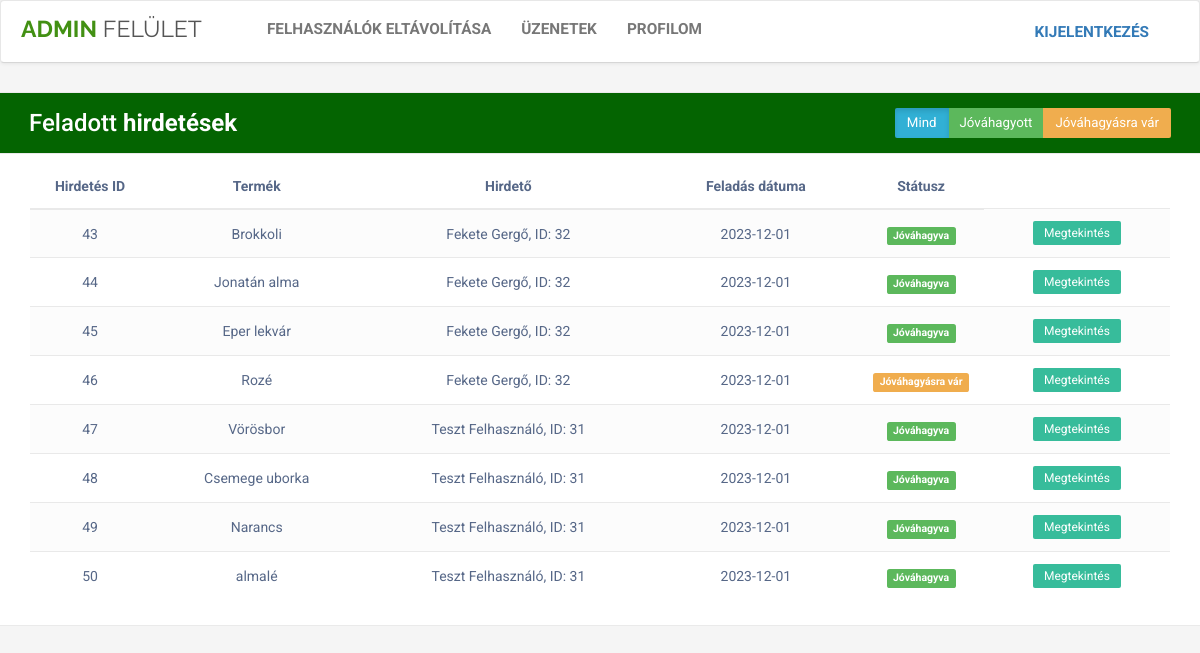
The app's page /admin/adminkezdolap.php (signed in) with its own data.
### tables this page shows
CREATE TABLE `termekek` (
  `termek_id` int(11) NOT NULL,
  `kategoria_id` int(11) NOT NULL,
  `hirdeto_id` int(11) NOT NULL,
  `nev` varchar(30) NOT NULL,
  `leiras` text NOT NULL,
  `mennyiseg` int(11) NOT NULL,
  `ar` int(11) NOT NULL,
  `kep_id` int(11) NOT NULL,
  `feltoltes_date` date NOT NULL,
  `jovahagyva` tinyint(1) DEFAULT 0,
  `jelentve` tinyint(1) DEFAULT 0,
  `torolve` tinyint(1) DEFAULT 0
);

CREATE TABLE `user` (
  `user_id` int(11) NOT NULL,
  `lname` varchar(32) NOT NULL,
  `fname` varchar(32) NOT NULL,
  `username` varchar(32) NOT NULL,
  `email` varchar(64) NOT NULL,
  `password` varchar(32) NOT NULL,
  `admine` tinyint(1) DEFAULT 0
);

### admin/adminkezdolap.php (the view, shortened to what this page needs)
<?php
include('../connect.php');
$termekek = mysqli_query($connect, "SELECT * FROM termekek WHERE torolve = '0' ORDER BY feltoltes_date DESC");
?>
<!DOCTYPE html>
<html lang="en">
<head>
    <link rel="stylesheet" href="https://maxcdn.bootstrapcdn.com/font-awesome/4.7.0/css/font-awesome.min.css">
    <link rel="stylesheet" href="https://maxcdn.bootstrapcdn.com/bootstrap/3.3.7/css/bootstrap.min.css">
</head>
<body>
    <nav class="navbar navbar-default navbar-expand-lg navbar-light">
        <div class="navbar-header">
            <a class="navbar-brand" href="../admin/adminkezdolap.php"><b>Admin</b> Felület</a>
        </div>
        <div id="navbarCollapse" class="collapse navbar-collapse">
                <ul class="nav navbar-nav">
                    <li><a href="../admin/felh_eltav.php">Felhasználók eltávolítása</a></li>
                    <li><a href="">Üzenetek</a></li>
                    <li><a href="../admin/adminprofil.php">Profilom</a></li>
                </ul>
                <ul class="nav navbar-form form-inline navbar-right ml-auto">
                    <li style="float: right;text-align:right; color: black;"><a href="../logout.php">Kijelentkezés</a></li>
                </ul>
            </div>
    </nav>
    <div class="table-wrapper">
        <div class="table-title">
            <div class="row">
                <div class="col-sm-6">
                    <h2>Feladott <b>hirdetések</b></h2>
                </div>
                <div class="col-sm-6">
                    <div class="btn-group" data-toggle="buttons">
                        <label class="btn btn-info active">
                            <input type="radio" name="status" value="0" checked="checked"> Mind
                        </label>
                        <label class="btn btn-success">
                            <input type="radio" name="status" value="1"> Jóváhagyott
                        </label>
                        <label class="btn btn-warning">
                            <input type="radio" name="status" value="2"> Jóváhagyásra vár
                        </label>
                    </div>
                </div>
            </div>
        </div>
        <table class="table table-striped table-hover">
            <thead>
                <tr>
                    <th>Hirdetés ID</th>
                    <th>Termék</th>
                    <th>Hirdető</th>
                    <th>Feladás dátuma</th>
                    <th>Státusz</th>
                </tr>
            </thead>
            <tbody>
                <?php
                if (isset($termekek)) {
                    while ($row = mysqli_fetch_assoc($termekek)) {
                        $hirdetes_id = $row['termek_id'];
                        $hirdeto = mysqli_query($connect, "SELECT lname, fname FROM user WHERE user_id = $row[hirdeto_id]");
                        $hirdeto_row = mysqli_fetch_assoc($hirdeto);
                        $hirdeto_name = $hirdeto_row['lname'] . ' ' . $hirdeto_row['fname'];
                        if ($row['jovahagyva'] == '0' && $row['jelentve'] == '0') { ?>
                            <tr data-status="2">
                                <td><?php echo $row['termek_id']; ?></td>
                                <td><?php echo $row['nev']; ?></td>
                                <td><?php echo $hirdeto_name . ', ID: ' . $row['hirdeto_id']; ?></td>
                                <td><?php echo $row['feltoltes_date']; ?></td>
                                <td><span class="label label-warning">Jóváhagyásra vár</span></td>
                                <td><a href="../admin/hirdeteskezeles.php?hirdetesId=<?php echo $hirdetes_id; ?>"><button type="button" class="btn btn-sm manage">Megtekintés</button></a></td>
                            </tr>
                        <?php
                        } else if ($row['jovahagyva'] == '1' && $row['jelentve'] == '0') { ?>
                            <tr data-status="1">
                                <td><?php echo $row['termek_id']; ?></td>
                                <td><?php echo $row['nev']; ?></td>
                                <td><?php echo $hirdeto_name . ', ID: ' . $row['hirdeto_id']; ?></td>
                                <td><?php echo $row['feltoltes_date']; ?></td>
                                <td><span class="label label-success">Jóváhagyva</span></td>
                                <td><a href="../admin/hirdeteskezeles.php?hirdetesId=<?php echo $hirdetes_id; ?>"><button type="button" class="btn btn-sm manage">Megtekintés</button></a></td>
                            </tr>
                        <?php
                        } else if ($row['jelentve'] == '1' &&($row['jovahagyva'] == '0' || $row['jovahagyva'] == '1')) { ?>
                            <tr data-status="3">
                                <td><?php echo $row['termek_id']; ?></td>
                                <td><?php echo $row['nev']; ?></td>
                                <td><?php echo $hirdeto_name . ', ID: ' . $row['hirdeto_id']; ?></td>
                                <td><?php echo $row['feltoltes_date']; ?></td>
                                <td><span class="label label-danger">Jelentett</span></td>
                                <td><a href="../admin/hirdeteskezeles.php?hirdetesId=<?php echo $hirdetes_id; ?>"><button type="button" class="btn btn-sm manage">Megtekintés</button></a></td>
                            </tr>
                <?php
                        }
                    }
                }
                ?>
            </tbody>
        </table>
    </div>
</body>
</html>

### style/navstyle.css (style rules this page uses)
body { background-color: #eee; font-family: 'Open Sans', sans-serif; }
.form-inline { display: inline-block; }
.navbar { font-size: 16px; background: #ffffff; padding-top: 3px; padding-left: 20px; padding-right: 20px; border-bottom: 1px solid #d6d6d6; box-shadow: 0 0 4px rgba(0,0,0,.1); }
.navbar .navbar-brand { color: #555; padding-left: 0; font-size: 23px; padding-right: 50px; font-family: 'Raleway', sans-serif; text-transform: uppercase; }
.navbar .navbar-brand b { font-weight: bold; color: #429013; }
.navbar ul.nav li { font-size: 96%; font-weight: bold; text-transform: uppercase; }
.navbar .navbar-form { border: none; }

### style/adminkezdolap.css (style rules this page uses)
body { color: #566787; background: #f5f5f5; font-family: 'Roboto', sans-serif; }
.table-wrapper { width: 1200px; background: #fff; padding: 20px 30px 5px; margin: 30px auto; box-shadow: 0 0 1px 0 rgba(0, 0, 0, .25); }
.table-title .btn-group { float: right; }
.table-title .btn { min-width: 50px; border-radius: 2px; border: none; padding: 6px 12px; font-size: 95%; outline: none !important; height: 30px; }
.table-title { border-bottom: 1px solid #e9e9e9; padding-bottom: 15px; margin-bottom: 5px; background: rgb(4, 100, 1); margin: -20px -31px 10px; padding: 15px 30px; color: #fff; }
.table-title h2 { margin: 2px 0 0; font-size: 24px; }
table.table tr th, table.table tr td { border-color: #e9e9e9; padding: 12px 15px; vertical-align: middle; text-align: center; }
table.table tr th:first-child { width: 120px; }
table.table tr th:last-child { width: 100px; }
table.table-striped tbody tr:nth-of-type(odd) { background-color: #fcfcfc; }
table.table td a { color: #2196f3; }
table.table td .btn.manage { padding: 2px 10px; background: #37BC9B; color: #fff; border-radius: 2px; }

### records on screen
termekek: termek_id "43", nev "Brokkoli", user.lname+fname "Fekete Gergő", hirdeto "32", feltoltes_date "2023-12-01"
termekek: termek_id "44", nev "Jonatán alma", user.lname+fname "Fekete Gergő", hirdeto "32", feltoltes_date "2023-12-01"
termekek: termek_id "45", nev "Eper lekvár", user.lname+fname "Fekete Gergő", hirdeto "32", feltoltes_date "2023-12-01"
termekek: termek_id "46", nev "Rozé", user.lname+fname "Fekete Gergő", hirdeto "32", feltoltes_date "2023-12-01"
termekek: termek_id "47", nev "Vörösbor", user.lname+fname "Teszt Felhasználó", hirdeto "31", feltoltes_date "2023-12-01"
termekek: termek_id "48", nev "Csemege uborka", user.lname+fname "Teszt Felhasználó", hirdeto "31", feltoltes_date "2023-12-01"
termekek: termek_id "49", nev "Narancs", user.lname+fname "Teszt Felhasználó", hirdeto "31", feltoltes_date "2023-12-01"
termekek: termek_id "50", nev "almalé", user.lname+fname "Teszt Felhasználó", hirdeto "31", feltoltes_date "2023-12-01"
